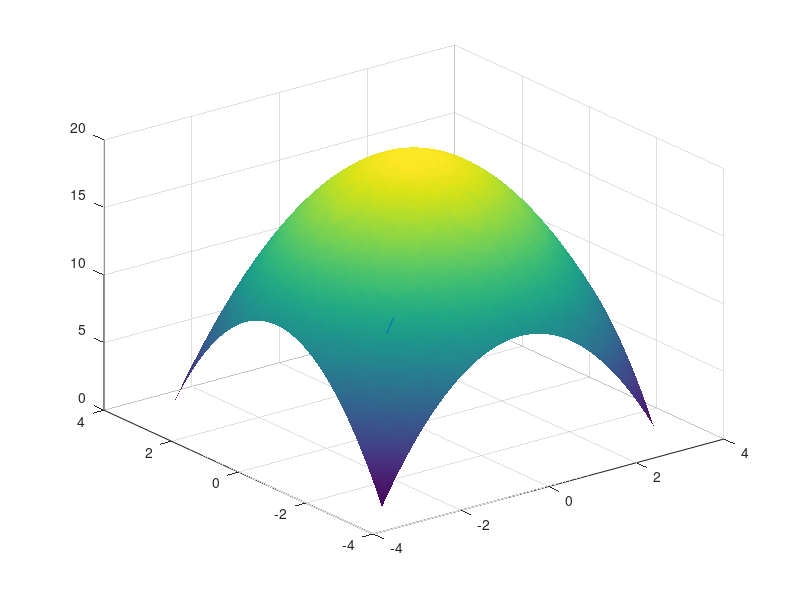

Here is the MATLAB script that generated this plot:
clear;
x = -pi:0.1:pi;
y = -pi:0.1:pi;
[X, Y] = meshgrid(x, y);
Z = 20 - X.^2 - Y.^2;
surf(X, Y, Z);
shading interp;
hold on;
f = @(x, y) 20 - x.^2 - y.^2;
x0 = -2;
y0 = -2;
z0 = f(x0, y0);
h = 0.000001;
xx = (f(x0 + h, y0) - f(x0, y0)) / h;
yy = (f(x0, y0 + h) - f(x0, y0)) / h;
ed = sqrt(xx * xx + yy * yy + 1);
x_norm = [x0, x0 - xx / ed];
y_norm = [y0, y0 - yy / ed];
z_norm = [z0, z0 + 1 / ed];
plot3(x_norm, y_norm, z_norm);

